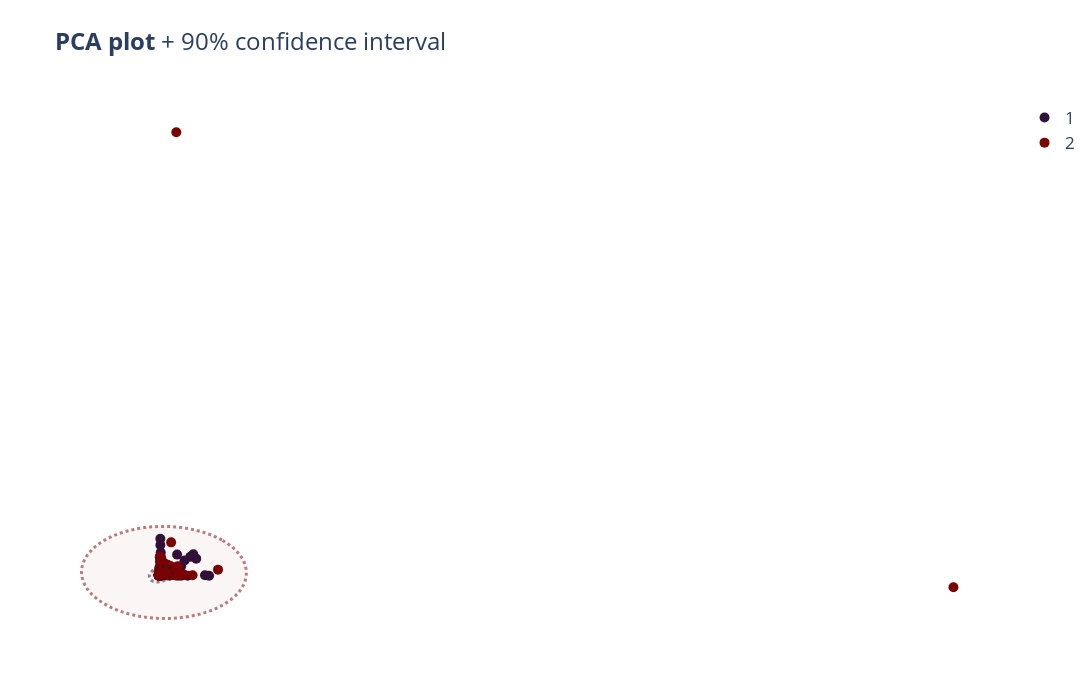

This figure's notebook cell:
### Markdown cell above
# PCA

### Code cell
labels = ["Group", "Recording", "Window"]

df_pca, pca_embedding = get_pca_df(
    df=df,
    labels=labels,
)

plot_dim_reduction(
    df=df_pca,
    labels=labels,
    hue_col="Group",
    title="PCA plot",
)
